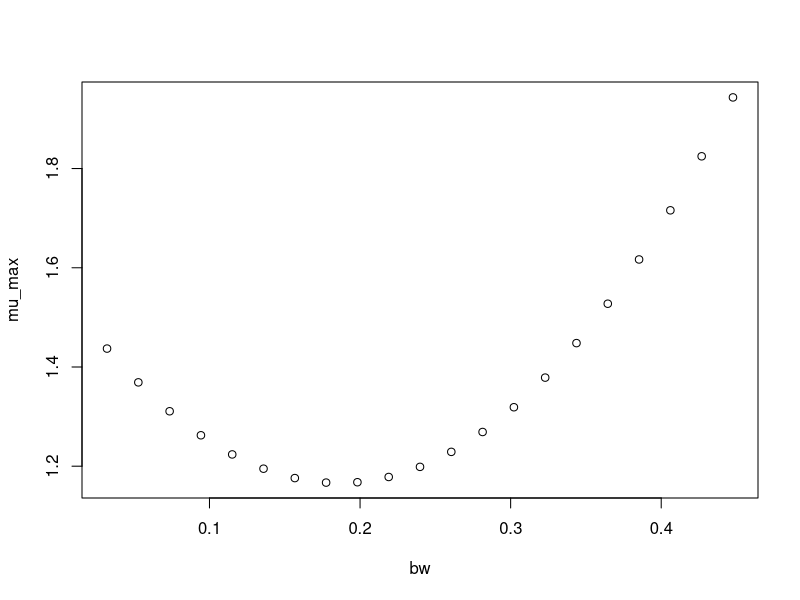

The R script that drew this image:
#############################
# start of Parameter script
#############################
bw <- seq(0.031968031968032,0.4476472,length.out=21)
#############################
# end of Parameter script
#############################
############################# 
# start of Model script Gropin ID 1352 
#############################
 
# constant coefficients for this model
 
variables <- data.frame(bw)
argumentsPar <- expand.grid(variables)
 
# heart of the model
response_surface <- function(bw) {
   mumax <-(1.561-4.240*bw+11.38*bw^2)

return(mumax=mumax)
} 

# output parameters
mumax <- cbind(argumentsPar,response_surface(argumentsPar['bw']))
colnames(mumax) <- c(colnames(argumentsPar),'mumax')
#############################
# End of Model script
#############################
############################# 
# start of Visualisation script Gropin ID 1352 
#############################
plot(bw,mumax$mumax,
                          xlab='bw',
                          ylab='mu_max')
#############################
# End of Visualisation script
#############################
